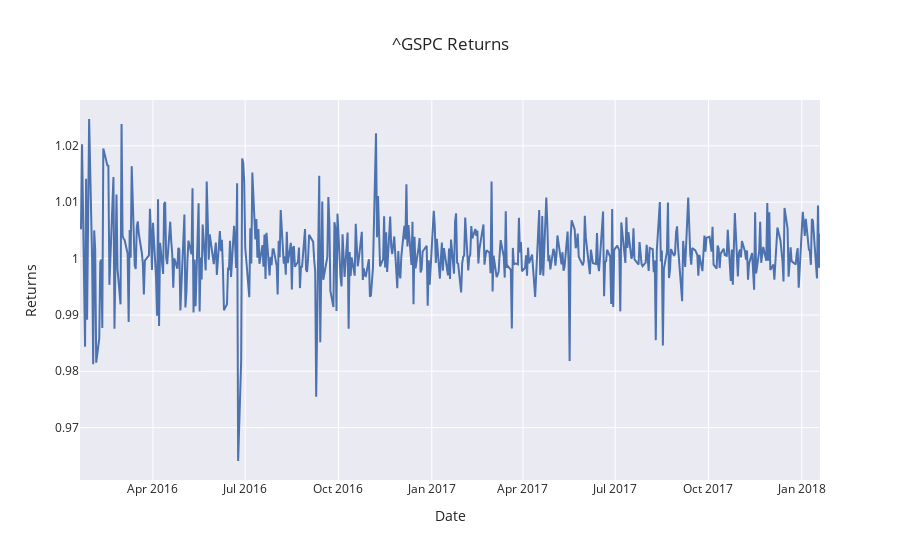

The notebook cell saved with this chart:
### Markdown cell above
Let's show returns for the SP500 index.

### Code cell
fig = go.Figure(data=go.Scatter(
    x=sp500_data.index,
    y=sp500_data['Returns'],
    mode='lines',
    name='Stock Returns'
))

fig.update_layout(
    title=f'{index_ticker} Returns',
    xaxis_title='Date',
    yaxis_title='Returns',
)

fig.show()

### Figure 1 — Plotly figure (JSON) as saved in the notebook; plotly's stock layout.template omitted (floating-point values rounded to 4 significant figures; data arrays with more than 128 entries replaced by an {"elided": "..."} marker saying what was removed)
{"data": [{"mode": "lines", "name": "Stock Returns", "x": {"elided": "505 str values"}, "y": {"elided": "505 float values"}, "type": "scatter"}], "layout": {"title": {"text": "^GSPC Returns"}, "xaxis": {"title": {"text": "Date"}}, "yaxis": {"title": {"text": "Returns"}}}}
